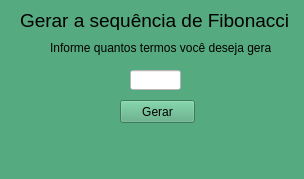
<?xml version="1.0" encoding="UTF-8"?>
<ui version="4.0">
 <class>MainWindow</class>
 <widget class="QMainWindow" name="MainWindow">
  <property name="geometry">
   <rect>
    <x>0</x>
    <y>0</y>
    <width>304</width>
    <height>179</height>
   </rect>
  </property>
  <property name="windowTitle">
   <string>MainWindow</string>
  </property>
  <property name="styleSheet">
   <string notr="true">background-color:#55aa7f;</string>
  </property>
  <widget class="QWidget" name="centralwidget">
   <widget class="QLabel" name="label">
    <property name="geometry">
     <rect>
      <x>20</x>
      <y>10</y>
      <width>271</width>
      <height>20</height>
     </rect>
    </property>
    <property name="font">
     <font>
      <pointsize>14</pointsize>
     </font>
    </property>
    <property name="text">
     <string>Gerar a sequência de Fibonacci</string>
    </property>
   </widget>
   <widget class="QLineEdit" name="lineEdit">
    <property name="geometry">
     <rect>
      <x>130</x>
      <y>70</y>
      <width>51</width>
      <height>20</height>
     </rect>
    </property>
    <property name="styleSheet">
     <string notr="true">background-color:#ffffff;</string>
    </property>
   </widget>
   <widget class="QLabel" name="label_2">
    <property name="geometry">
     <rect>
      <x>50</x>
      <y>40</y>
      <width>221</width>
      <height>16</height>
     </rect>
    </property>
    <property name="text">
     <string>Informe quantos termos você deseja gerar:</string>
    </property>
   </widget>
   <widget class="QPushButton" name="pushButton">
    <property name="geometry">
     <rect>
      <x>120</x>
      <y>100</y>
      <width>75</width>
      <height>23</height>
     </rect>
    </property>
    <property name="text">
     <string>Gerar</string>
    </property>
   </widget>
  </widget>
  <widget class="QMenuBar" name="menubar">
   <property name="geometry">
    <rect>
     <x>0</x>
     <y>0</y>
     <width>304</width>
     <height>21</height>
    </rect>
   </property>
  </widget>
  <widget class="QStatusBar" name="statusbar"/>
 </widget>
 <resources/>
 <connections/>
</ui>
